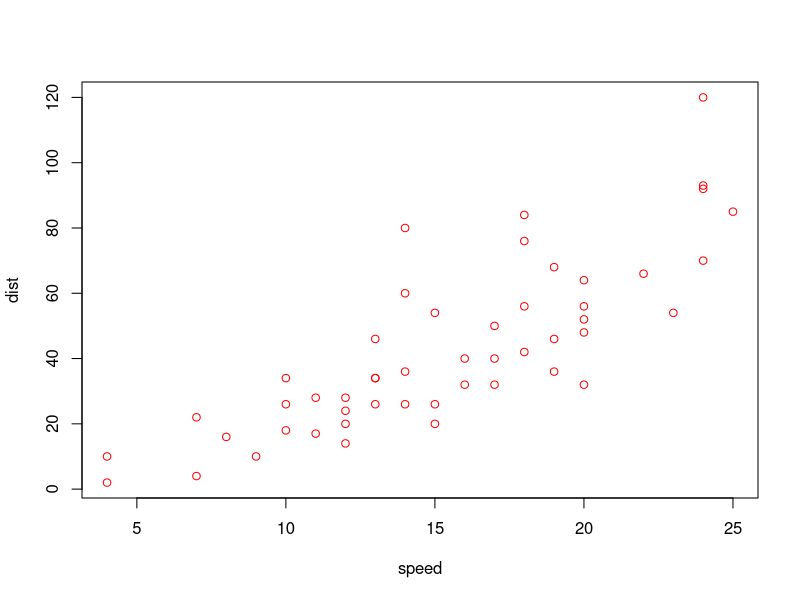
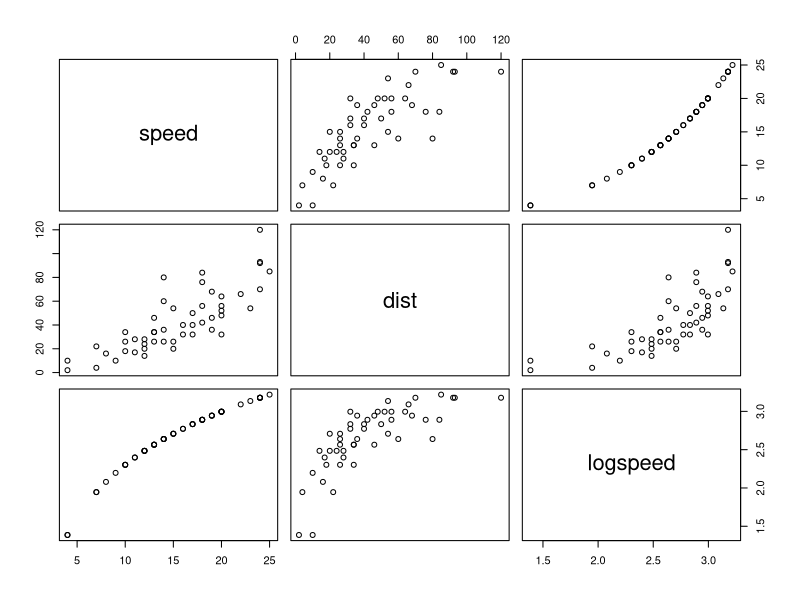
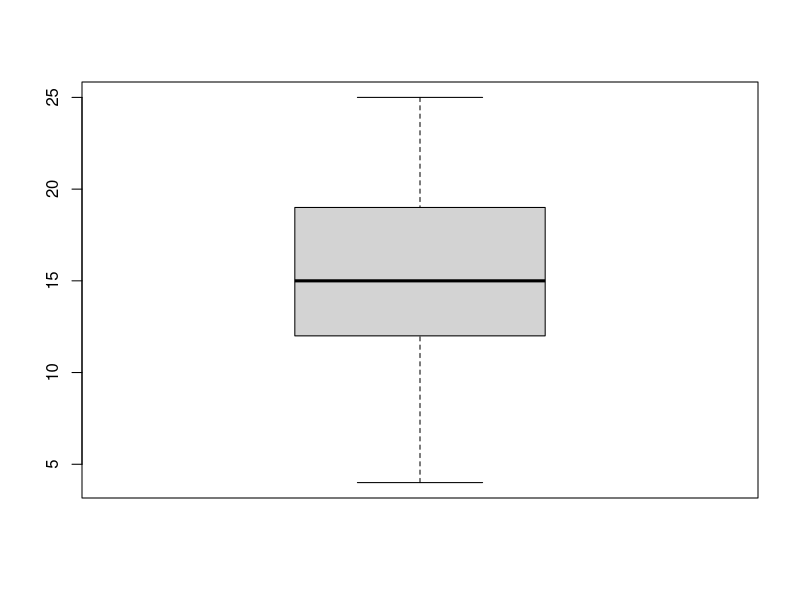
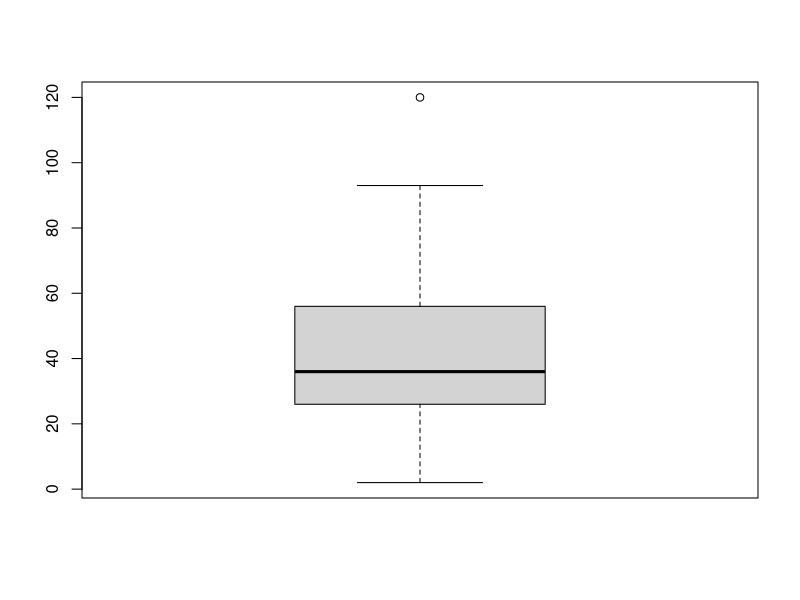

The R script that drew these images, in order:
data(cars)

plot(cars, col="red")
head(cars)
cars$logspeed<-log(cars$speed)
head(cars)
plot(cars)

boxplot(cars$speed)

boxplot(cars$dist)
